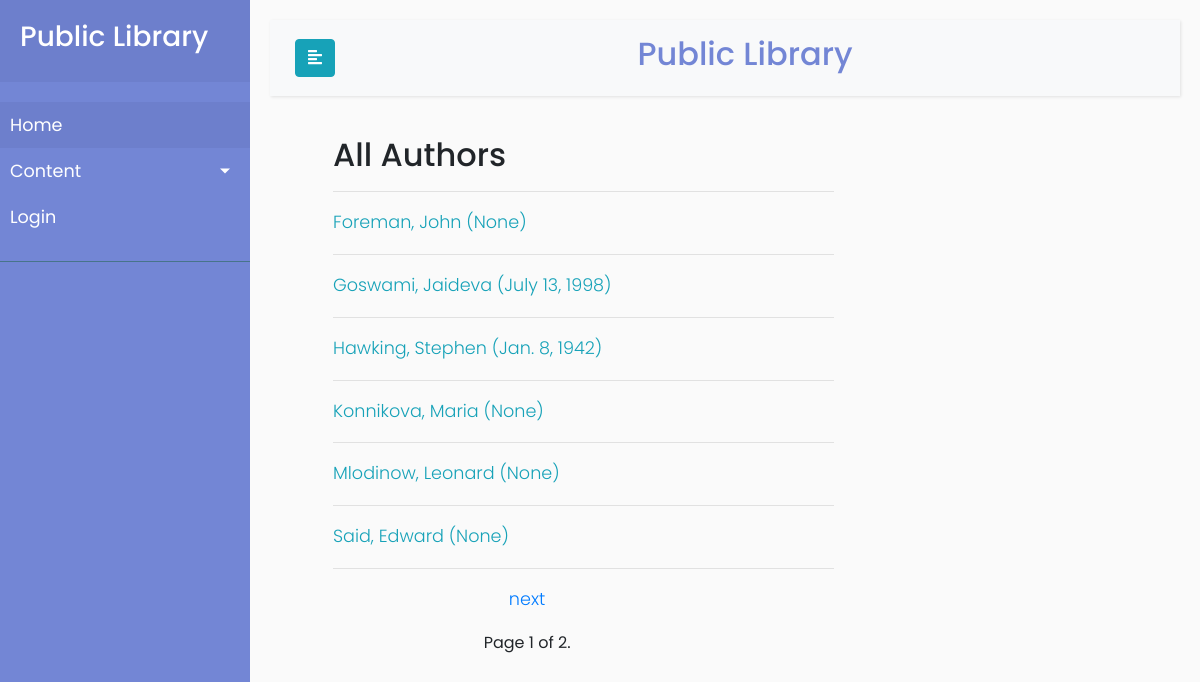
Screenshot of /catalog/authors/ with the database file from the repository.
### catalog/models.py (models this page shows, shortened)
class Author(models.Model):
    first_name = models.CharField(max_length=100)
    last_name = models.CharField(max_length=100)
    date_of_birth = models.DateField(null=True, blank=True,help_text='YYYY-MM-D')
    date_of_death = models.DateField('died', null=True, blank=True,help_text='YYYY-MM-D')
    class Meta:
        ordering = ['last_name', 'first_name']
    def __str__(self):
        return f'{self.last_name}, {self.first_name}'

### catalog/views.py (the view)
# urls.py: path('authors/', AuthorListView.as_view(), name='authors'),
class AuthorListView(ListView):
	model = Author
	paginate_by = 6
	def get_queryset(self):
		return Author.objects.all().order_by('last_name')

### catalog/templates/catalog/author_list.html (shortened to what this page needs)
{% extends "catalog/base_generic.html" %}
{% block content %}
<div class="col-sm-7 mx-5">
  <h2>All Authors</h2> <hr/>
  {% if author_list %}
    {% for author in author_list %}
      <p class="text-info"><a href="{% url 'catalog:author-detail' author.id %}">{{ author }} ({{author.date_of_birth}})</a> </p> <hr/>
    {% endfor %}
  {% else %}
    <p>No Author</p>
  {% endif %}
{% endblock %}

### catalog/static/catalog/CSS/base.css (style rules this page uses)
body { font-family: 'Poppins', sans-serif; background: #fafafa; }
p { font-family: 'Poppins', sans-serif; font-size: 1.1em; font-weight: 300; line-height: 1.7em; color: #999; }
a, a:hover, a:focus { color: inherit; text-decoration: none; transition: all 0.3s; }

### rows the page displays
Author: last_name+first_name "Foreman, John", date_of_birth "None"
Author: last_name+first_name "Goswami, Jaideva", date_of_birth "July 13, 1998"
Author: last_name+first_name "Hawking, Stephen", date_of_birth "Jan. 8, 1942"
Author: last_name+first_name "Konnikova, Maria", date_of_birth "None"
Author: last_name+first_name "Mlodinow, Leonard", date_of_birth "None"
Author: last_name+first_name "Said, Edward", date_of_birth "None"

### other values shown
{{ page_obj.number }} "1"
{{ page_obj.paginator.num_pages }} "2"
